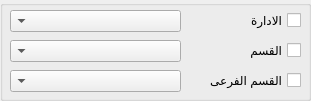
   <widget class="QGroupBox" name="groupBox_6">
    <property name="geometry">
     <rect>
      <x>670</x>
      <y>150</y>
      <width>311</width>
      <height>101</height>
     </rect>
    </property>
    <property name="title">
     <string/>
    </property>
    <widget class="QComboBox" name="Qcombo_department">
     <property name="geometry">
      <rect>
       <x>10</x>
       <y>10</y>
       <width>171</width>
       <height>22</height>
      </rect>
     </property>
     <property name="layoutDirection">
      <enum>Qt::RightToLeft</enum>
     </property>
    </widget>
    <widget class="QComboBox" name="Qcombo_section">
     <property name="geometry">
      <rect>
       <x>10</x>
       <y>40</y>
       <width>171</width>
       <height>22</height>
      </rect>
     </property>
     <property name="layoutDirection">
      <enum>Qt::RightToLeft</enum>
     </property>
    </widget>
    <widget class="QComboBox" name="Qcombo_BMCLevel">
     <property name="geometry">
      <rect>
       <x>10</x>
       <y>70</y>
       <width>171</width>
       <height>22</height>
      </rect>
     </property>
     <property name="layoutDirection">
      <enum>Qt::RightToLeft</enum>
     </property>
    </widget>
    <widget class="QCheckBox" name="checkBox_department">
     <property name="geometry">
      <rect>
       <x>190</x>
       <y>10</y>
       <width>111</width>
       <height>20</height>
      </rect>
     </property>
     <property name="layoutDirection">
      <enum>Qt::RightToLeft</enum>
     </property>
     <property name="text">
      <string>الادارة</string>
     </property>
    </widget>
    <widget class="QCheckBox" name="checkBox_section">
     <property name="geometry">
      <rect>
       <x>190</x>
       <y>40</y>
       <width>111</width>
       <height>20</height>
      </rect>
     </property>
     <property name="layoutDirection">
      <enum>Qt::RightToLeft</enum>
     </property>
     <property name="text">
      <string>القسم</string>
     </property>
    </widget>
    <widget class="QCheckBox" name="checkBox_BMCLevel">
     <property name="geometry">
      <rect>
       <x>190</x>
       <y>70</y>
       <width>111</width>
       <height>20</height>
      </rect>
     </property>
     <property name="layoutDirection">
      <enum>Qt::RightToLeft</enum>
     </property>
     <property name="text">
      <string>القسم الفرعى</string>
     </property>
    </widget>
   </widget>
